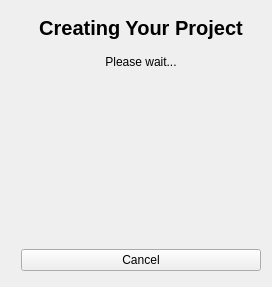
                <widget class="QWidget" name="page_4">
                 <layout class="QVBoxLayout" name="verticalLayout_25">
                  <item alignment="Qt::AlignHCenter|Qt::AlignTop">
                   <widget class="QWidget" name="widget_11" native="true">
                    <property name="sizePolicy">
                     <sizepolicy hsizetype="Preferred" vsizetype="Preferred">
                      <horstretch>0</horstretch>
                      <verstretch>0</verstretch>
                     </sizepolicy>
                    </property>
                    <property name="minimumSize">
                     <size>
                      <width>250</width>
                      <height>247</height>
                     </size>
                    </property>
                    <layout class="QVBoxLayout" name="verticalLayout_23">
                     <property name="spacing">
                      <number>15</number>
                     </property>
                     <property name="leftMargin">
                      <number>10</number>
                     </property>
                     <property name="topMargin">
                      <number>5</number>
                     </property>
                     <property name="rightMargin">
                      <number>0</number>
                     </property>
                     <property name="bottomMargin">
                      <number>5</number>
                     </property>
                     <item>
                      <widget class="QLabel" name="label_31">
                       <property name="font">
                        <font>
                         <family>Segoe UI</family>
                         <pointsize>15</pointsize>
                         <bold>true</bold>
                        </font>
                       </property>
                       <property name="text">
                        <string>Creating Your Project</string>
                       </property>
                       <property name="alignment">
                        <set>Qt::AlignCenter</set>
                       </property>
                      </widget>
                     </item>
                     <item>
                      <widget class="QLabel" name="label_32">
                       <property name="font">
                        <font>
                         <family>Segoe UI</family>
                        </font>
                       </property>
                       <property name="text">
                        <string>Please wait...</string>
                       </property>
                       <property name="alignment">
                        <set>Qt::AlignCenter</set>
                       </property>
                      </widget>
                     </item>
                     <item alignment="Qt::AlignHCenter">
                      <widget class="roundProgressBar" name="creatingProgressBar" native="true">
                       <property name="sizePolicy">
                        <sizepolicy hsizetype="Fixed" vsizetype="Fixed">
                         <horstretch>0</horstretch>
                         <verstretch>0</verstretch>
                        </sizepolicy>
                       </property>
                       <property name="minimumSize">
                        <size>
                         <width>150</width>
                         <height>150</height>
                        </size>
                       </property>
                       <property name="maximumSize">
                        <size>
                         <width>150</width>
                         <height>150</height>
                        </size>
                       </property>
                      </widget>
                     </item>
                     <item>
                      <widget class="QPushButton" name="back_to_page6">
                       <property name="cursor">
                        <cursorShape>PointingHandCursor</cursorShape>
                       </property>
                       <property name="text">
                        <string>Cancel</string>
                       </property>
                       <property name="icon">
                        <iconset resource="QSS/QSS_Resources.qrc">
                         <normaloff>:/icons/Icons/window_close.png</normaloff>:/icons/Icons/window_close.png</iconset>
                       </property>
                       <property name="iconSize">
                        <size>
                         <width>20</width>
                         <height>20</height>
                        </size>
                       </property>
                      </widget>
                     </item>
                    </layout>
                   </widget>
                  </item>
                 </layout>
                </widget>
